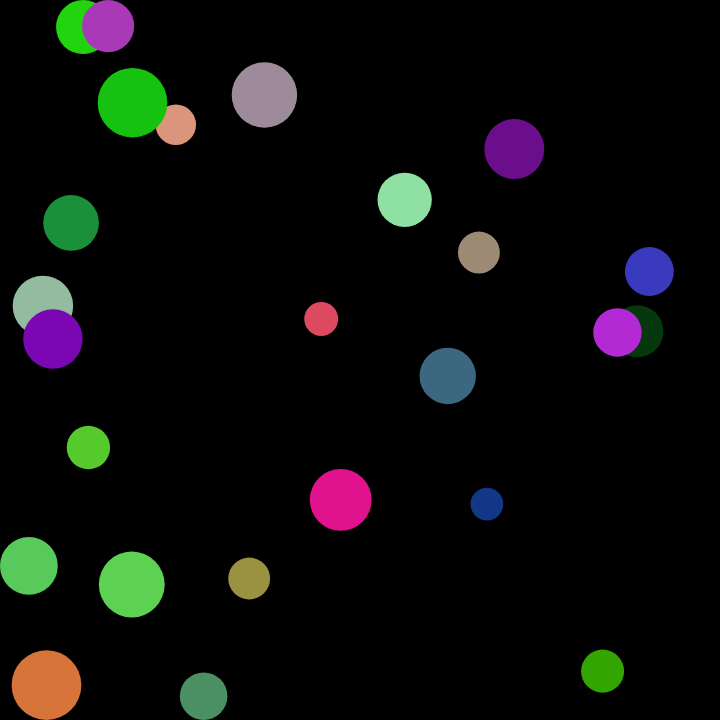
Frame 1 (no input)
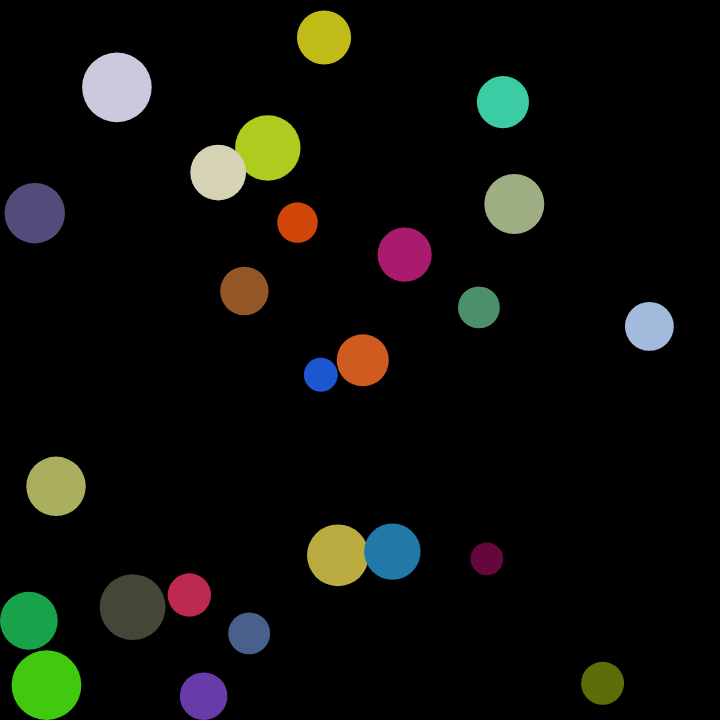
Frame 60 (no input)
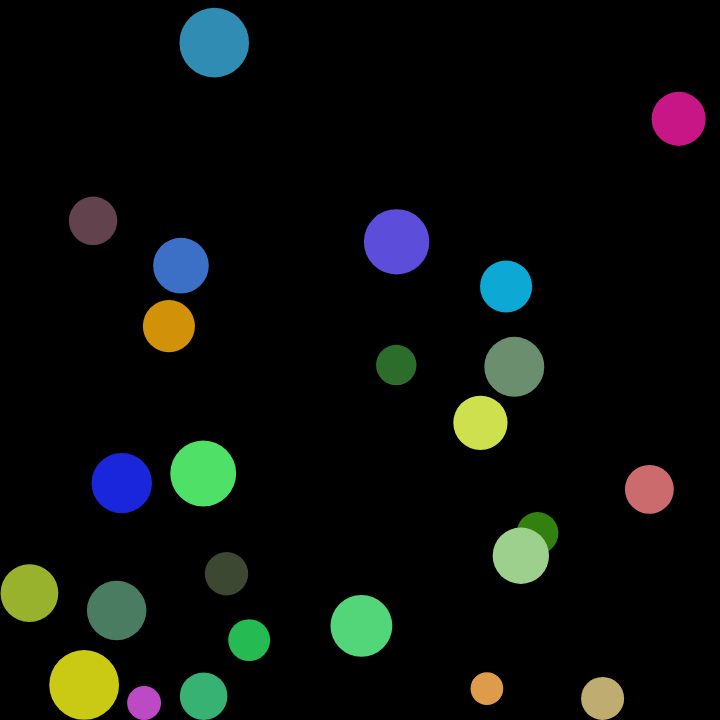
Frame 120 (the mouse pressed at the canvas centre since frame 60)

The p5.js sketch that drew these frames (run headless with seeded random() and noise() and a simulated clock; from frame 60 on, the mouse is pressed at the canvas centre):

// p5.js sketch
// ── sketch.js
let numBalls = 25
let spring = 0.08
let gravity = 0.03
let friction = -0.9
let balls = []

function setup() {
  createCanvas(720, 720)
  for (let i = 0; i < numBalls; i++) {
    balls[i] = new Ball(random(width), random(height), random(30, 70), i, balls)
  }
  noStroke()
  fill(255, 204)
}

function draw() {
  background(0)
  balls.forEach((ball) => {
    ball.collide()
    ball.move()
    ball.display()
  })
}

class Ball {
  constructor(xin, yin, din, idin, oin) {
    this.x = xin
    this.y = yin
    this.vx = 0
    this.vy = 0
    this.diameter = din
    this.id = idin
    this.others = oin
  }

  collide() {
    for (let i = this.id + 1; i < numBalls; i++) {
      // console.log(others[i]);
      let dx = this.others[i].x - this.x
      let dy = this.others[i].y - this.y
      let distance = sqrt(dx * dx + dy * dy)
      let minDist = this.others[i].diameter / 2 + this.diameter / 2
      //   console.log(distance);
      //console.log(minDist);
      if (distance < minDist) {
        //console.log("2");
        let angle = atan2(dy, dx)
        let targetX = this.x + cos(angle) * minDist
        let targetY = this.y + sin(angle) * minDist
        let ax = (targetX - this.others[i].x) * spring
        let ay = (targetY - this.others[i].y) * spring
        this.vx -= ax
        this.vy -= ay
        this.others[i].vx += ax
        this.others[i].vy += ay
      }
    }
  }

  move() {
    this.vy += gravity
    this.x += this.vx
    this.y += this.vy
    if (this.x + this.diameter / 2 > width) {
      this.x = width - this.diameter / 2
      this.vx *= friction
    } else if (this.x - this.diameter / 2 < 0) {
      this.x = this.diameter / 2
      this.vx *= friction
    }
    if (this.y + this.diameter / 2 > height) {
      this.y = height - this.diameter / 2
      this.vy *= friction
    } else if (this.y - this.diameter / 2 < 0) {
      this.y = this.diameter / 2
      this.vy *= friction
    }
  }

  display() {
    fill(random(225), random(225), random(225))
    ellipse(this.x, this.y, this.diameter, this.diameter)
  }
}
